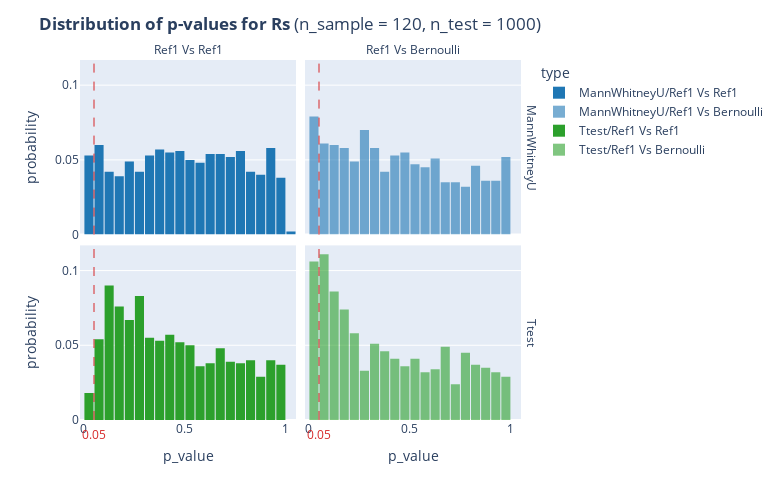

The notebook cell saved with this chart:
### Markdown cell above
## Rs

### Code cell
calculate_p_values(n_sample=120, n_test=1000, cate_interest='Rs', Halternative = 'two-sided')

### Figure 1 — Plotly figure (JSON) as saved in the notebook; plotly's stock layout.template omitted (floating-point values rounded to 4 significant figures; data arrays with more than 128 entries replaced by an {"elided": "..."} marker saying what was removed)
{"data": [{"alignmentgroup": "True", "bingroup": "x", "histnorm": "probability", "hovertemplate": "type=MannWhitneyU/Ref1 Vs Ref1<br>test=MannWhitneyU<br>category=Ref1 Vs Ref1<br>p_value=%{x}<br>probability=%{y}<extra></extra>", "legendgroup": "MannWhitneyU/Ref1 Vs Ref1", "marker": {"color": "rgb(31, 119, 180)", "pattern": {"shape": ""}}, "name": "MannWhitneyU/Ref1 Vs Ref1", "offsetgroup": "MannWhitneyU/Ref1 Vs Ref1", "orientation": "v", "showlegend": true, "type": "histogram", "x": {"elided": "1000 float values"}, "xaxis": "x3", "xbins": {"size": 0.05, "start": 0}, "yaxis": "y3"}, {"alignmentgroup": "True", "bingroup": "x", "histnorm": "probability", "hovertemplate": "type=MannWhitneyU/Ref1 Vs Bernoulli<br>test=MannWhitneyU<br>category=Ref1 Vs Bernoulli<br>p_value=%{x}<br>probability=%{y}<extra></extra>", "legendgroup": "MannWhitneyU/Ref1 Vs Bernoulli", "marker": {"color": "rgba(31, 119, 180, 0.6)", "pattern": {"shape": ""}}, "name": "MannWhitneyU/Ref1 Vs Bernoulli", "offsetgroup": "MannWhitneyU/Ref1 Vs Bernoulli", "orientation": "v", "showlegend": true, "type": "histogram", "x": {"elided": "1000 float values"}, "xaxis": "x4", "xbins": {"size": 0.05, "start": 0}, "yaxis": "y4"}, {"alignmentgroup": "True", "bingroup": "x", "histnorm": "probability", "hovertemplate": "type=Ttest/Ref1 Vs Ref1<br>test=Ttest<br>category=Ref1 Vs Ref1<br>p_value=%{x}<br>probability=%{y}<extra></extra>", "legendgroup": "Ttest/Ref1 Vs Ref1", "marker": {"color": "rgb(44, 160, 44)", "pattern": {"shape": ""}}, "name": "Ttest/Ref1 Vs Ref1", "offsetgroup": "Ttest/Ref1 Vs Ref1", "orientation": "v", "showlegend": true, "type": "histogram", "x": {"elided": "1000 float values"}, "xaxis": "x", "xbins": {"size": 0.05, "start": 0}, "yaxis": "y"}, {"alignmentgroup": "True", "bingroup": "x", "histnorm": "probability", "hovertemplate": "type=Ttest/Ref1 Vs Bernoulli<br>test=Ttest<br>category=Ref1 Vs Bernoulli<br>p_value=%{x}<br>probability=%{y}<extra></extra>", "legendgroup": "Ttest/Ref1 Vs Bernoulli", "marker": {"color": "rgba(44, 160, 44, 0.6)", "pattern": {"shape": ""}}, "name": "Ttest/Ref1 Vs Bernoulli", "offsetgroup": "Ttest/Ref1 Vs Bernoulli", "orientation": "v", "showlegend": true, "type": "histogram", "x": {"elided": "1000 float values"}, "xaxis": "x2", "xbins": {"size": 0.05, "start": 0}, "yaxis": "y2"}], "layout": {"annotations": [{"showarrow": false, "text": "Ref1 Vs Ref1", "x": 0.24, "xanchor": "center", "xref": "paper", "y": 1, "yanchor": "bottom", "yref": "paper"}, {"showarrow": false, "text": "Ref1 Vs Bernoulli", "x": 0.74, "xanchor": "center", "xref": "paper", "y": 1, "yanchor": "bottom", "yref": "paper"}, {"showarrow": false, "text": "Ttest", "textangle": 90, "x": 0.98, "xanchor": "left", "xref": "paper", "y": 0.2425, "yanchor": "middle", "yref": "paper"}, {"showarrow": false, "text": "MannWhitneyU", "textangle": 90, "x": 0.98, "xanchor": "left", "xref": "paper", "y": 0.7575, "yanchor": "middle", "yref": "paper"}, {"font": {"color": "rgb(214, 39, 40)", "size": 12}, "showarrow": false, "text": "0.05", "x": 0.05, "xref": "x", "y": -0.07, "yref": "paper"}, {"font": {"color": "rgb(214, 39, 40)", "size": 12}, "showarrow": false, "text": "0.05", "x": 0.05, "xref": "x2", "y": -0.07, "yref": "paper"}], "bargap": 0.1, "barmode": "relative", "height": 500, "legend": {"title": {"text": "type"}, "tracegroupgap": 0}, "margin": {"t": 60}, "shapes": [{"line": {"color": "rgb(214, 39, 40)", "dash": "dash", "width": 1}, "type": "line", "x0": 0.05, "x1": 0.05, "xref": "x", "y0": 0, "y1": 1, "yref": "y domain"}, {"line": {"color": "rgb(214, 39, 40)", "dash": "dash", "width": 1}, "type": "line", "x0": 0.05, "x1": 0.05, "xref": "x2", "y0": 0, "y1": 1, "yref": "y2 domain"}, {"line": {"color": "rgb(214, 39, 40)", "dash": "dash", "width": 1}, "type": "line", "x0": 0.05, "x1": 0.05, "xref": "x3", "y0": 0, "y1": 1, "yref": "y3 domain"}, {"line": {"color": "rgb(214, 39, 40)", "dash": "dash", "width": 1}, "type": "line", "x0": 0.05, "x1": 0.05, "xref": "x4", "y0": 0, "y1": 1, "yref": "y4 domain"}], "title": {"text": "<b>Distribution of p-values for Rs</b> (n_sample = 120, n_test = 1000)"}, "width": 780, "xaxis": {"anchor": "y", "domain": [0, 0.48], "title": {"text": "p_value"}}, "xaxis2": {"anchor": "y2", "domain": [0.5, 0.98], "matches": "x", "title": {"text": "p_value"}}, "xaxis3": {"anchor": "y3", "domain": [0, 0.48], "matches": "x", "showticklabels": false}, "xaxis4": {"anchor": "y4", "domain": [0.5, 0.98], "matches": "x", "showticklabels": false}, "yaxis": {"anchor": "x", "domain": [0, 0.485], "title": {"text": "probability"}}, "yaxis2": {"anchor": "x2", "domain": [0, 0.485], "matches": "y", "showticklabels": false}, "yaxis3": {"anchor": "x3", "domain": [0.515, 1], "matches": "y", "title": {"text": "probability"}}, "yaxis4": {"anchor": "x4", "domain": [0.515, 1], "matches": "y", "showticklabels": false}}}
